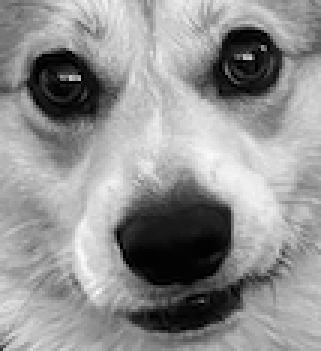
#> input picture dataset/kanye.png, 107 x 117 px (shown 3 times larger)
$ jupyter execute --allow-errors 'Note de cours.ipynb'
#> lines starting #> are read from the running program, lines starting #| are printed output that depends on the picture; after the words box and inside, x2 and y2 are one past the last pixel; in counts of white or black regions, pixels touching at a corner belong together
# Cours 2

Introduction au tableau avec Numpy

Le code si-dessous importe la library numpy avec le "surnom" np

[cell 1]
import numpy as np

Le code si-dessous montre qu'un tableau numpy n'est pas une matrice puisqu'on peut ajouter une constante

Il y a aussi des exemples de calculs sur les arrays (tableaux)

*Important: la multiplication d'array n'est pas une multiplication matricielle*

On peut aussi faire des divisions ou des puissances avec des arrays

[cell 2]
a = np.array([1, 2, 3, 4])
b = np.array([5, 6, 7, 8])

add = a + 10
print("Addition", add)

diff = b - a
print("Soustraction", diff)

mult = a * b
print("Multiplication", mult)

div = b / a
print("Division", div)

power = a ** 2
print("Exposant", power)

powerBetweenArray = a ** b
print("Exposant entre arrays", powerBetweenArray)

On peut accéder à des éléments particulier d'un array
L'indice commence à 0 toujours

[cell 3]
print("Premier élément", a[0])
print("Deuxième élément", a[1])
print("Troisième élément", a[2])
print("Dernier élément", a[-1])
print("Avant dernier élément", a[-2])

Il est possible de savoir la dimension et la forme d'un array
Un array peut avoir une infinité de dimension

[cell 4]
a = np.array([[1, 2, 3, 4],
              [5, 6, 7, 8]])

[cell 5]
print(a)
print("Dimension", a.shape)
print("Nombre de lignes", a.shape[0])
print("Nombre de colonnes", a.shape[1])

On peut accéder à des éléments comme avec une array 1d

[cell 6]
print("Première ligne, deuxième colonne", a[0, 1])
print("Deuxième ligne, troisième colonne", a[1, 2])

Il est possible d'échelonner une matrice avec python en sélectionnant tous les éléments d'une ligne en particulier *(la même chose peut être fait avec les colonnes)*
*sans loop c'est long pour rien*

[cell 7]
mat = np.array([[2, 1, 2],[3, 4, 1],[3, 3, 3]]).astype(float)
print("Avant échelonnage\n", mat)

mat[0,:] = mat[0,:] / mat[0,0]

mat[1,:] = mat[1,:] - mat[1,0] * mat[0,:]
mat[2,:] = mat[2,:] - mat[2,0] * mat[0,:]

mat[1,:] = mat[1,:] / mat[1,1]

mat[2,:] = mat[2,:] - mat[2,1] * mat[1,:]

mat[2,:] = mat[2,:] / mat[2,2]

print("Après échelonnage\n", mat)

Il est possible de créer une array rempli de 0 ou de 1 automatiquement

*On peut aussi faire n'importe quelle valeur*

Il y a différente possibilité de création d'array

[cell 8]
zero = np.zeros((3, 3))
print("Matrice de zéros\n", zero)
one = np.ones((3, 3))
print("Matrice de uns\n", one)
ten = np.full((3, 3), 10)
print("Matrice de dix\n", ten)
arrange = np.arange(0, 10, 2)
print("Matrice de 0 à 10 par pas de 2\n", arrange)
linspace = np.linspace(0, 10, 5)
print("Matrice de 0 à 10 avec 5 valeurs\n", linspace)
random = np.random.random((3, 3))
print("Matrice aléatoire entre 0 et 1\n", random)
print("Matrice aléatoire entre -50 et 50\n", random * 100 - 50)

Il est possible de faire des graphiques avec la library matplolib

[cell 9]
import matplotlib.pyplot as plt
import numpy as np
import math

L'ordinateur représente des données discrètes seulement
Il est possible de créer un fonction et de la représenter avec une certaine précision

[cell 10]
x = np.linspace(-2 * math.pi , 2 * math.pi, 100)
y = np.cos(x)

plt.plot(x, y)
plt.rcdefaults
plt.xlabel('x')
plt.ylabel('cos(x)')
plt.title('Cosinus')
plt.show()

il est possible de sauvegarder un graphique dans le même répertoire que le script python

[cell 11]
#plt.savefig('cosinus.png')

# Cours 3
Boucles et conditions

**Boucle**

Dans une boucle for, le range() fait rouler la boucle le nombre de fois inscrit en paranthèse et l'indice commence à zéro et fini au nombre d'itération -1

On peut aussi lui indiqué un interval

[cell 12]
a = np.random.random(5)

for i in range(a.shape[0]):
    print("L'élément", i, "est égal à:", a[i])
print("")
for i in range(1, a.shape[0] -1):
    print("L'élément", i, "est égal à:", a[i])

On peut énumérer les éléments d'un array

[cell 13]
A = np.random.random(3)

for i, a in enumerate(A):
    print("L'élément", i, "est égal à:", a)

On peut imbriquer des boucles

[cell 14]
A = np.random.random((3, 3))

for line in range(A.shape[0]):
    for col in range(A.shape[1]):
        print("L'élément", line, col, "est égal à:", A[line, col])

[cell 15]
a = np.arange(20)

b = np.zeros_like(a)

for i in range(1, a.shape[0] - 1):
    b[i] = a[(i-1)] + a[i] + a[(i+1)]
print(b)

**Conditions**
Il faut utiliser les blocs *if, else, et elif*

*Le np.where(condition, vrai, faux) peut être utilisé comme shortcut pour des conditions simples*

[cell 16]
a = np.random.random(10)
print(a)
b = np.zeros_like(a)

for i in range(a.shape[0]):
    if a[i] > 0.75:
        b[i] = 2
    elif a[i] > 0.5:
        b[i] = 1
    else:
        b[i] = 0
print(b)
#Cheeky shortcut
print(np.where(a > 0.5, 1, 0))

[cell 17]
import numpy as np
randomArray = np.random.random(20)   #On crée un tableau de 20 nombres aléatoires
print(randomArray)

resultArray = np.zeros_like(randomArray)   #On crée un tableau de 20 zéros

for i in range(resultArray.shape[0]):

    resultArray[i] = np.min(randomArray)          #On ajoute le minimum dans le résultat

    randomArray = np.delete(randomArray, np.argmin(randomArray))

print(resultArray)

On peut créer une copy d'un array avec np.copy(array à copier)
np.isclose(nombre, 0.0) regarde si une valeur décimale est égale jusqu'à la précision de l'ordinateur, exemple: un nombre très proche de zéro

# Cours 4

**Dérivation numérique**

*Dérivation numérique d'une fonction continue*

Du continu au discret

Il faut définir trois solutions pour approximer la dérivée (voir formule dans cahier)

#### Forward difference
$$f'(a) \approx \frac{f(a+h)-f(a)}{h}$$
#### Backward difference
$$f'(a) \approx \frac{f(a)-f(a-h)}{h}$$
#### Central difference
$$f'(a) \approx \frac{f(a+h)-f(a-h)}{2h}$$

[cell 18]
import numpy as np
import matplotlib.pyplot as plt

dydx_exact = -1.0

f = lambda x: np.cos(x)

h = np.array([1, 0.1, 0.01, 0.001, 0.0001])

for i in range(h.shape[0]):
    dydx_approx = (f(np.pi/2 + h[i]) - f(np.pi/2 - h[i])) / (2 * h[i])
    print("Approximation avec h =", h[i], ":", dydx_approx)
    erreur = np.abs(dydx_exact - dydx_approx)
    print("Erreur avec h =", h[i], ":", erreur)

[cell 19]
dydx_exact = -2

x = 0

f = lambda x: 3*x**3 + 5*x**2 - 2*x - 7

h = 0.01

dydx_approx = (f(x + h) - f(x - h)) / (2 * h)
print("Approximation avec h =", h, ":", dydx_approx)
erreur = np.abs(dydx_exact - dydx_approx)
print("Erreur avec h =", h, ":", erreur)

*Dérivation d'ordre supérieur*

Pour y arriver, on fait la central difference de la centrale difference

[cell 20]
f = lambda x: np.cos(x)

x = 0

h = 0.01

def derivee(f, h, ordre = 1):
    temp = lambda x: (f(x + h) - f(x - h)) / (2 * h)

    if ordre > 1:
        ordre -= 1
        temp = derivee(temp, h, ordre)

    return temp

f_prime = derivee(f, h, 1)

f_prime_prime = derivee(f, h, 2)

print("Approximation de la dérivée de cos(x) en 0 avec h =", h, ":", f_prime(x))
print("Approximation de la dérivée seconde de cos(x) en 0 avec h =", h, ":", f_prime_prime(x))

Une meilleure méthode est avec les polynomes de Taylor
#### Polynôme de Taylor
$$ T_n (x) = \sum_{k=0}^{n} \frac{f^{(k)} (a)}{k!} (x-a)^k$$

[cell 21]
f = lambda x: 3*np.exp(x) / (x**2 + x + 1)

a = 0
h = 0.001

x_num = np.linspace(-3, 3, 300)
y_f = f(x_num)

a0 = f(a)
a1 = derivee(f, h, 1)(a)
a2 = derivee(f, h, 2)(a)
a3 = derivee(f, h, 3)(a)

T3 = lambda x: a0 + a1 * x + a2/2 * x**2 + a3/6 * x**3

y_T3 = T3(x_num)

plt.plot(x_num, y_f, label = 'f(x)')
plt.plot(x_num, y_T3, label = 'T3(x)')
plt.xlabel('x')
plt.ylabel('y')
plt.xlim(-3, 3)
plt.ylim(0, 5)
plt.title('Approximation de f(x) par T3(x) en 0')
plt.legend()
plt.show()

# Cours 5

**Dérivation d'une fonction discrète**

Identique qu'une dérivée continue, il faut juste mettre h = 1 et a doit être un entier inclu entre le début et la fin du tableau

[cell 22]
import numpy as np
import matplotlib.pyplot as plt

#> (the rest of this cell did not finish here and is left out)

Fait une approximation pour les dérivées d'ordres supérieures parce que le plus petit h n'est pas nécessairement 1 plus on augmente dans les ordres

[cell 23]
# [17 lines left out: function deriveeDiscrete, not called in this run]

*Meilleure version du code:*

[cell 24]
import numpy as np
import matplotlib.pyplot as plt

#> (the rest of this cell did not finish here and is left out)

## Interlude

Filtre moyenneur: pour chaque position d'un array on fait la moyenne de m nombre de valeur avant et après. Permet de diminuer les grandes fluctuations de valeur

#> (a cell that did not finish here is left out)

Numpy a sa propre fonction pour dérivée des fonctions discrètes
    (np.gradient)

#> (a cell that did not finish here is left out)

## Manipulation d'image

On utilise un autre library pour les images soit scikit

On peut changer les valeurs d'une image comme un array numpy

On peut aussi sauvegarder un fichier avec scikit

[cell 27]
import numpy as np
import matplotlib.pyplot as plt
import skimage.io as ski

image1 = ski.imread('dataset/kanye.png')
#> image1 is the input picture: shape (117, 107); min 0, max 250, mean 145.2
ski.imshow(image1)
ski.show()
image2 = image1 * 0.5
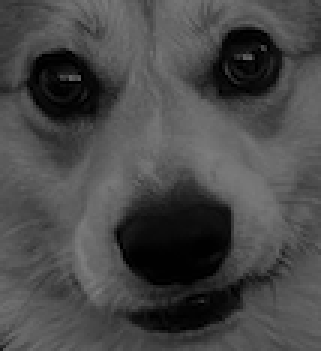
#> image2: shape (117, 107) float64 (shown 3 times larger); min 0, max 125, mean 72.6
ski.imshow(image2.astype(np.uint8), cmap = 'gray')
ski.show()
#ski.imsave('kanye2.png', image2.astype(np.uint8))

Défi trouver Kanye

[cell 28]
import numpy as np
import matplotlib.pyplot as plt
import skimage.io as ski

kanye = ski.imread('dataset/kanye.png')
corgis = ski.imread('dataset/corgis.png')
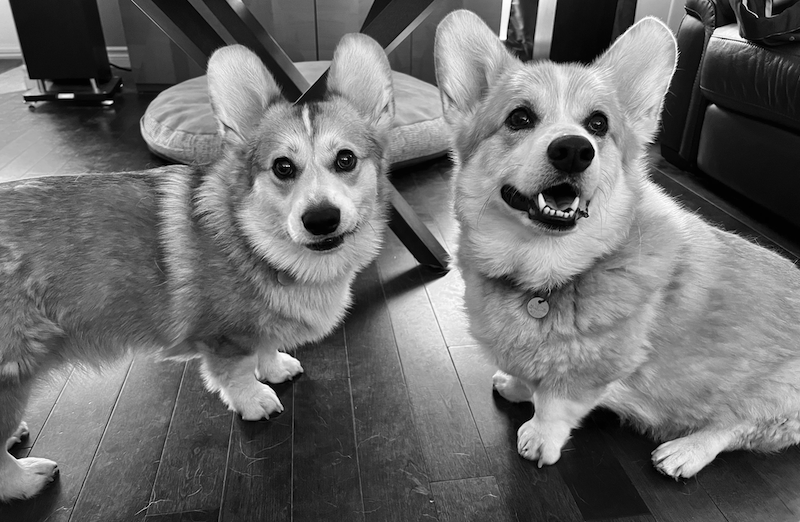
#> input picture dataset/corgis.png, 800 x 522 px
#> corgis is the input picture: shape (522, 800); min 0, max 255, mean 108.4

#> (the rest of this cell did not finish here and is left out)

Défi compression d'image

[cell 29]
corgis = ski.imread('dataset/corgis.png')

n = 10

for i in range(int(corgis.shape[0]/n)):
    for j in range(int(corgis.shape[1]/n)):
        corgis[i*n:(i+1)*n, j*n:(j+1)*n] = np.mean(corgis[i*n:(i+1)*n, j*n:(j+1)*n])
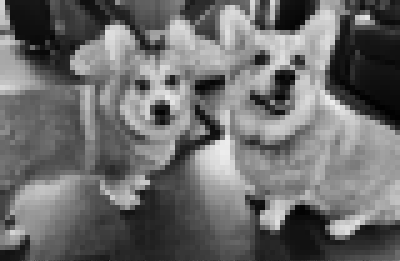
#> corgis: shape (522, 800) (shown at 1/2 size); min 1, max 237, mean 107.9

ski.imshow(corgis.astype(np.uint8), cmap = 'gray')
ski.show()

[cell 30]
import numpy as np
import matplotlib.pyplot as plt
import skimage.io as ski

plage = ski.imread('dataset/plage_gray.png')
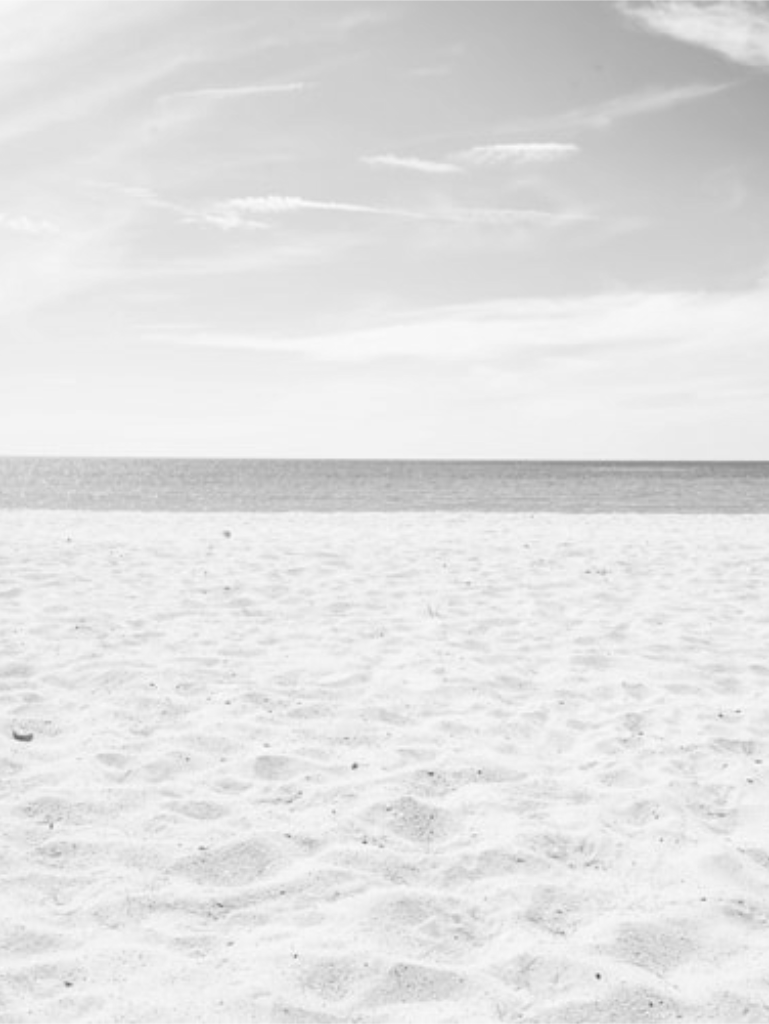
#> input picture dataset/plage_gray.png, 769 x 1024 px
#> plage is the input picture: shape (1024, 769); min 84, max 252, mean 226
corgis = ski.imread('dataset/corgis_blackbg_gray.png')
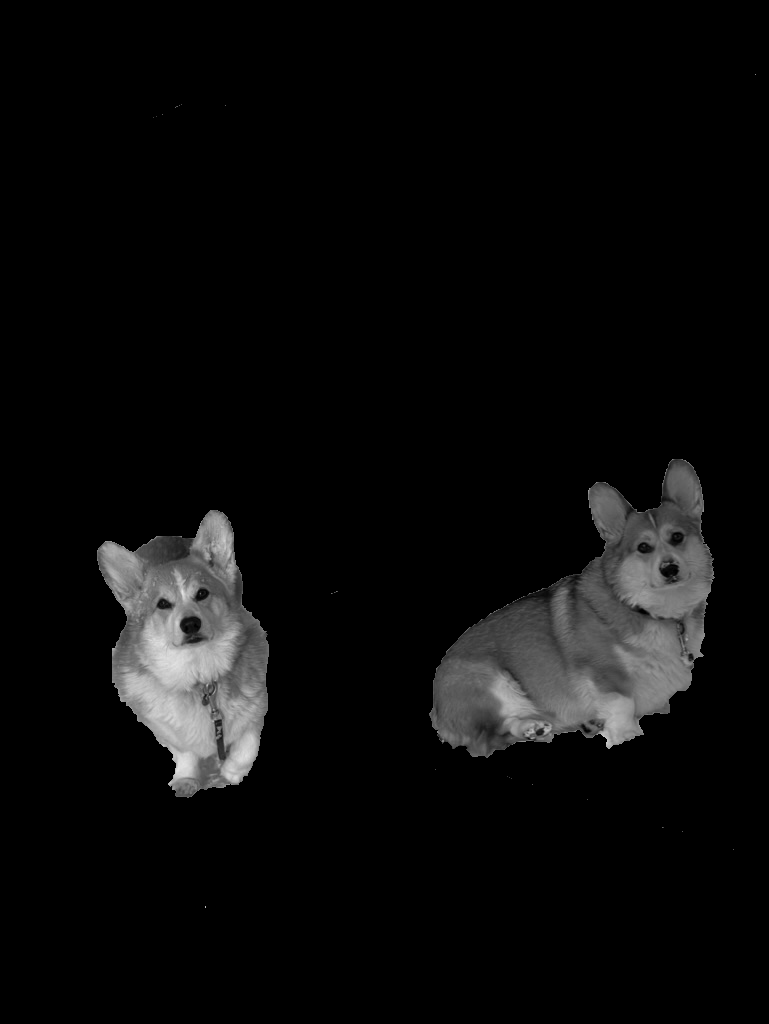
#> input picture dataset/corgis_blackbg_gray.png, 769 x 1024 px
#> corgis is the input picture: shape (1024, 769); min 0, max 229, mean 11.2

for i in range(plage.shape[0]):
    for j in range(plage.shape[1]):
        if corgis[i, j] != 0:
            plage[i, j] = corgis[i, j]
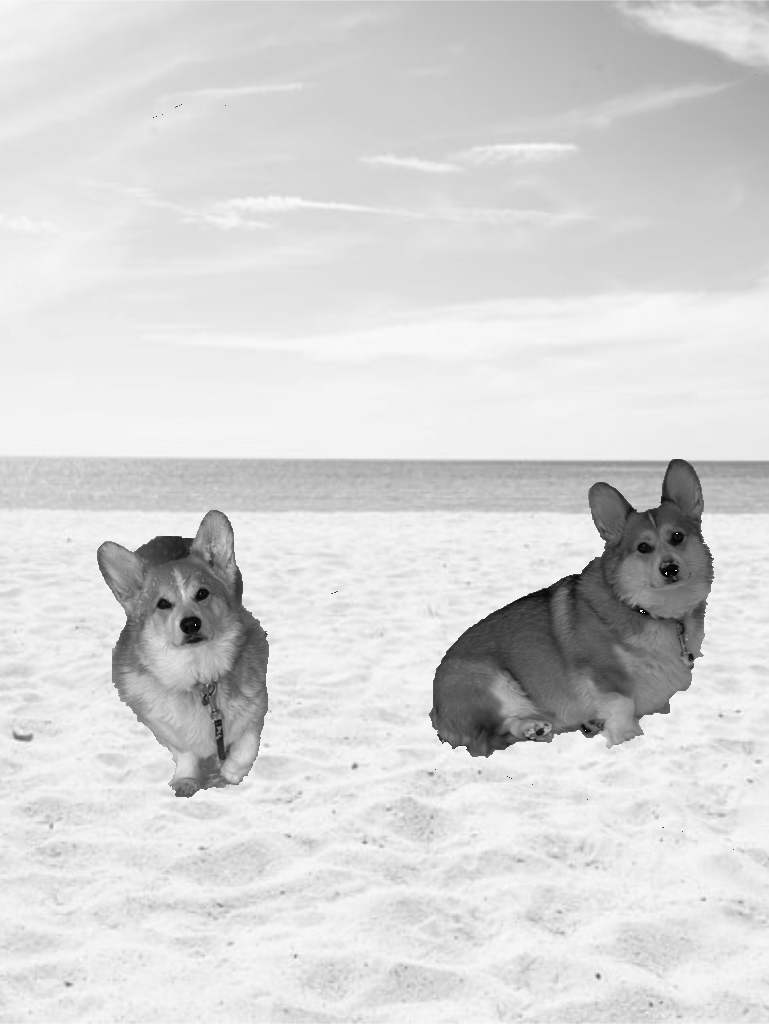
#> plage: shape (1024, 769); 10.14% of pixels changed, all inside (x1, y1, x2, y2) = (97, 74, 756, 908)

ski.imshow(plage, cmap = 'gray')
ski.show()

# Cours 6

**Dérivation en deux dimensions**

Il faut juste dériver chaque variable indépendament

Le gradient est un array 3D qui combine les deux dérivées partielles
La norme du gradient est la variation de l'array 2D originale

#### Dérivée deux dimensions
1. Il faut calculer la dérivée partielle de chaque dimension soit:
	$$ \frac{\delta f(x, y)}{\delta x} et \frac{\delta f(x, y)}{\delta y}$$
2. Ensuite, il faut créer un vecteur ayant comme composantes les deux dérivées partielles. Celui-ci s'appelle le gradient
	$$\vec{G} = \left[ \frac{\delta f(x, y)}{\delta x} \;\;\; \frac{\delta f(x, y)}{\delta y}\right]$$
3. La norme du gradient correspond à la dérivée deux dimensions de la fonctions
		$$ ||G|| = \sqrt{{\left(\frac{\delta f(x, y)}{\delta x}\right)}^2+{\left(\frac{\delta f(x, y)}{\delta y}\right)}^2}$$

[cell 31]
import numpy as np
import skimage.io as ski

a = np.zeros((256, 512))

for i in range(a.shape[0]):
    for j in range(a.shape[1]):
        a[i, j] = i**2 + j**2

dadx = np.gradient(a, axis = 1)
dady = np.gradient(a, axis = 0)

gradient = np.zeros((256, 512, 2))
gradient[:, :, 0] = dadx
gradient[:, :, 1] = dady

norme = np.zeros_like(a)

norme = np.sqrt(dadx**2 + dady**2)

ski.imshow((norme*255/norme.max()).astype(np.uint8), cmap = 'gray')
ski.show()
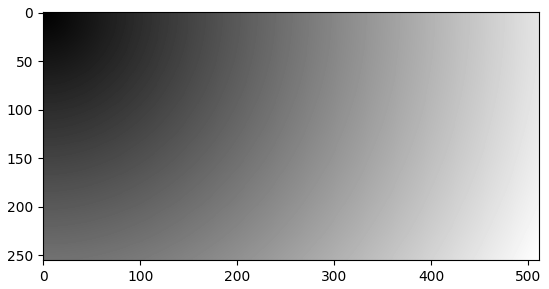
#> figure drawn by matplotlib, 1 panel

### Détection de contour d'objet

L'array de la norme du gradient d'une image correspond aux contours d'une image

[cell 32]
import numpy as np
import skimage.io as ski

seuil = 0.12

corgis = ski.imread('dataset/corgis.png')
dadx = np.gradient(corgis, axis = 1)
dady = np.gradient(corgis, axis = 0)
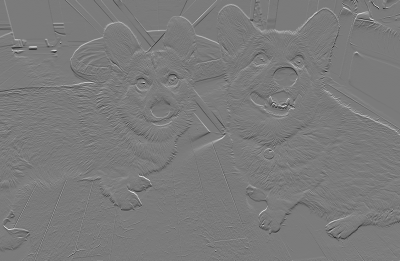
#> dady: shape (522, 800) float64 (shown at 1/2 size); min -118.5, max 127, mean 0; drawn with min black and max white

gradient = np.zeros((corgis.shape[0], corgis.shape[1], 2))
gradient[:, :, 0] = dadx
gradient[:, :, 1] = dady

norme = np.zeros_like(corgis)

norme = np.sqrt(dadx**2 + dady**2)

norme = norme / norme.max()
norme = norme > seuil
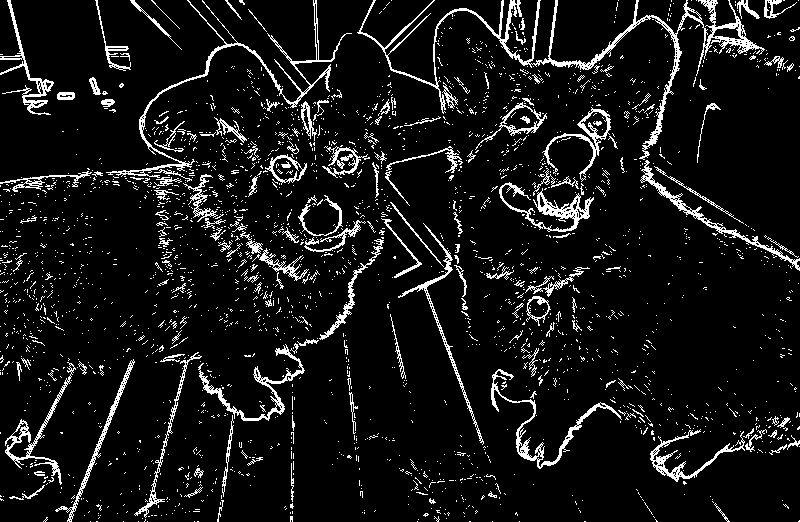
#> norme: shape (522, 800) bool; 8.4% white in thin lines or dots
norme = norme * 255
#> norme: shape (522, 800) int64; 8.4% white in thin lines or dots

ski.imshow(norme.astype(np.uint8), cmap = 'gray')
ski.show()
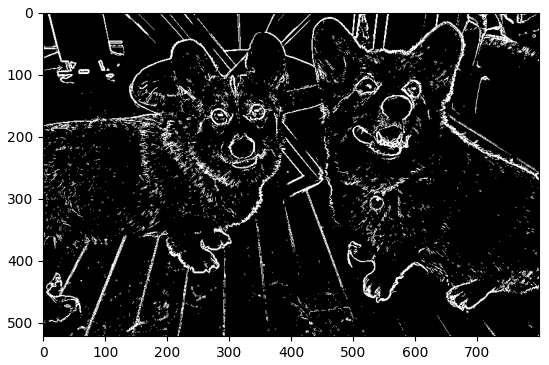
#> figure drawn by matplotlib, 1 panel

# Cours 7

Filtre moyenneur en 2d:
utile pour réduire le bruit dans les contours

#### Filtre moyenneur
Le filtre moyenneur d'une image se calcule comme cela:
$$T_m (i,\ j) = \frac{1}{(2m+1)^2}\sum^{i+m}_{k=i-m}{\sum^{j+m}_{l=j-m}}{T(k,\ l)}$$
L'image résultante sera flou comparé à l'original

[cell 33]
import numpy as np
import skimage.io as ski

corgis = ski.imread('dataset/corgis.png')
output = np.zeros_like(corgis)

m = 3

for i in range(corgis.shape[0]):
        for j in range(corgis.shape[1]):
            debut_i = max(0, i - m)
            fin_i = min(corgis.shape[0]-1, i + m)
            debut_j = max(0, j - m)
            fin_j = min(corgis.shape[1]-1, j + m)
            output[i, j] = np.mean(corgis[debut_i:fin_i+1, debut_j:fin_j+1])
#> (the rest of the program and of its run is left out)
